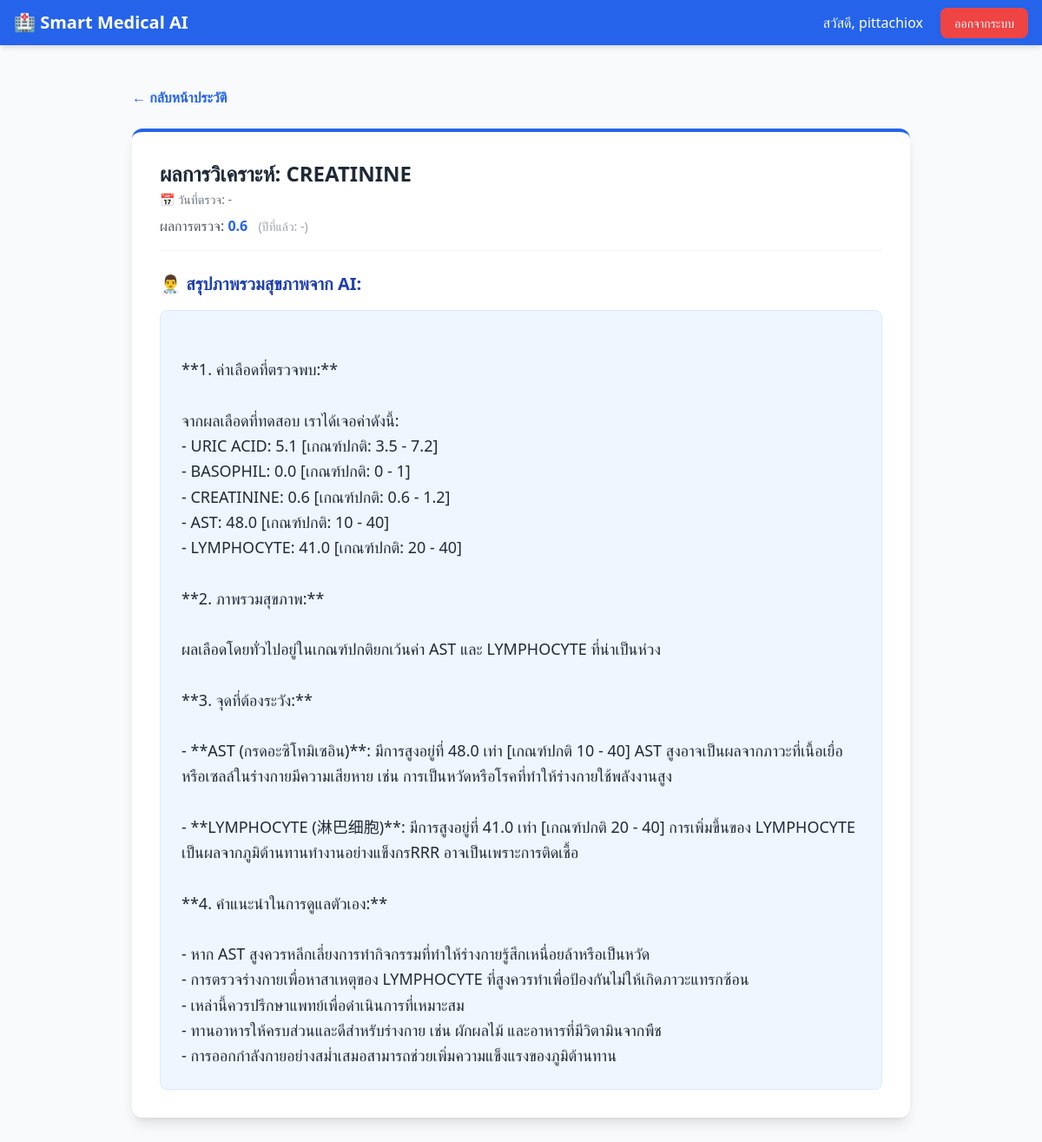
The page /record/38 (signed in) on the database its author committed.
### app.py (models this page shows)
class User(UserMixin, db.Model):
    id = db.Column(db.Integer, primary_key=True)
    username = db.Column(db.String(150), unique=True, nullable=False)
    password = db.Column(db.String(150), nullable=False)
    records = db.relationship('BloodRecord', backref='user', lazy=True)

class BloodRecord(db.Model):
    id = db.Column(db.Integer, primary_key=True)
    test_name = db.Column(db.String(50), nullable=False)
    current_value = db.Column(db.Float, nullable=False)
    previous_value = db.Column(db.Float, nullable=True)
    ai_analysis = db.Column(db.Text, nullable=False)
    user_id = db.Column(db.Integer, db.ForeignKey('user.id'), nullable=False)
    record_date = db.Column(db.Date, nullable=True, default=datetime.utcnow)

### app.py (the view)
@app.route('/record/<int:record_id>')
@login_required
def view_record(record_id):
    record = BloodRecord.query.get_or_404(record_id)
    if record.user_id != current_user.id:
        flash('ไม่อนุญาตให้เข้าถึงข้อมูลนี้', 'error')
        return redirect(url_for('dashboard'))
    return render_template('view_record.html', record=record)

### app.py (called while the page is built)
@login_manager.user_loader
def load_user(user_id):
    return User.query.get(int(user_id))

### templates/view_record.html
{% extends "base.html" %}
{% block content %}
<div class="max-w-4xl mx-auto">
    <div class="mb-6 flex justify-between items-center">
        <a href="/dashboard" class="text-blue-600 hover:underline flex items-center gap-2 font-semibold">
            &larr; กลับหน้าประวัติ
        </a>
    </div>
    <div class="bg-white p-8 rounded-xl shadow-lg border-t-4 border-blue-600">
        <div class="flex items-center justify-between mb-6 pb-4 border-b border-gray-100">
            <div>
                <h1 class="text-2xl font-bold text-gray-800 mb-1">ผลการวิเคราะห์: {{ record.test_name }}</h1>
                <p class="text-sm text-gray-500 mb-2">📅 วันที่ตรวจ: {{ record.record_date.strftime('%d-%m-%Y') if
                    record.record_date else '-' }}</p>
                <p class="text-gray-600">ผลการตรวจ: <span class="font-bold text-blue-600">{{ record.current_value
                        }}</span>
                    <span class="text-sm text-gray-400 ml-2">(ปีที่แล้ว: {{ record.previous_value or '-' }})</span>
                </p>
            </div>
        </div>
        <h3 class="text-xl font-bold text-blue-800 mb-4">👨‍⚕️ สรุปภาพรวมสุขภาพจาก AI:</h3>
        <div
            class="text-gray-800 whitespace-pre-line leading-relaxed text-lg bg-blue-50 p-6 rounded-lg border border-blue-100">
            {{ record.ai_analysis }}
        </div>
    </div>
</div>
{% endblock %}

### templates/base.html (shortened to what this page needs)
<!DOCTYPE html>
<html lang="th">
<head>
    <script src="https://cdn.tailwindcss.com"></script>
</head>
<body class="bg-slate-50 min-h-screen">
    <nav class="bg-blue-600 text-white shadow-md">
        <div class="max-w-7xl mx-auto px-4 py-3 flex justify-between items-center">
            <a href="/" class="text-xl font-bold flex items-center gap-2">
                🏥 Smart Medical AI
            </a>
            <div>
                {% if current_user.is_authenticated %}
                <span class="mr-4">สวัสดี, {{ current_user.username }}</span>
                <a href="{{ url_for('logout') }}"
                    class="bg-red-500 hover:bg-red-600 px-4 py-2 rounded-lg text-sm transition">ออกจากระบบ</a>
                {% else %}
                <a href="{{ url_for('login') }}" class="hover:text-blue-200 mr-4">เข้าสู่ระบบ</a>
                <a href="{{ url_for('register') }}"
                    class="bg-white text-blue-600 px-4 py-2 rounded-lg text-sm font-bold transition hover:bg-gray-100">สมัครสมาชิก</a>
                {% endif %}
            </div>
        </div>
    </nav>
    <main class="max-w-7xl mx-auto px-4 py-8">
        {% block content %}{% endblock %}
    </main>
</body>
</html>

### rows shown on the page
User: username "pittachiox"
BloodRecord: test_name "CREATININE", record_date "-", current_value "0.6", previous_value "-", ai_analysis "**1. ค่าเลือดที่ตรวจพบ:** จากผลเลือดที่ทดสอบ เราได้เจอค่าดังนี้: - URIC ACID: 5.1 [เกณฑ์ปกติ: 3.5 - 7.2] - BASOPHIL: 0.0 [เกณฑ์ปกติ: 0 - 1] - CREATININE: 0.6 [เกณฑ์ปกติ: 0.6 - 1.2] - AST: 48.0 [เกณฑ์ปกติ: 10 - 40] - LYMPHOCYTE: 41.0 [เกณฑ์ปกติ: 20 - 40] **2. ภาพรวมสุขภาพ:** ผลเลือดโดยทั่วไปอยู่ในเกณฑ์ปกติยกเว้นค่า AST และ LYMPHOCYTE ที่น่าเป็นห่วง **3. จุดที่ต้องระวัง:** - **AST (กรดอะซิโทมิเซอิน)**: มีการสูงอยู่ที่ 48.0 เท่า [เกณฑ์ปกติ 10 - 40] AST สูงอาจเป็นผลจากภาวะที่เนื้อเยื่อหรือเซลล์ในร่างกายมีความเสียหาย เช่น การเป็นหวัดหรือโรคที่ทำให้ร่างกายใช้พลังงานสูง - **LYMPHOCYTE (淋巴细胞)**: มีการสูงอยู่ที่ 41.0 เท่า [เกณฑ์ปกติ 20 - 40] การเพิ่มขึ้นของ LYMPHOCYTE…"
